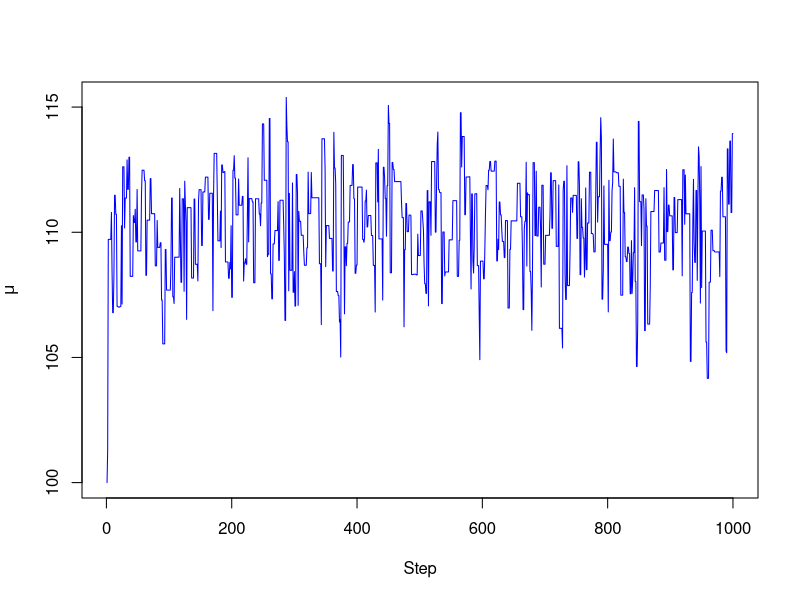
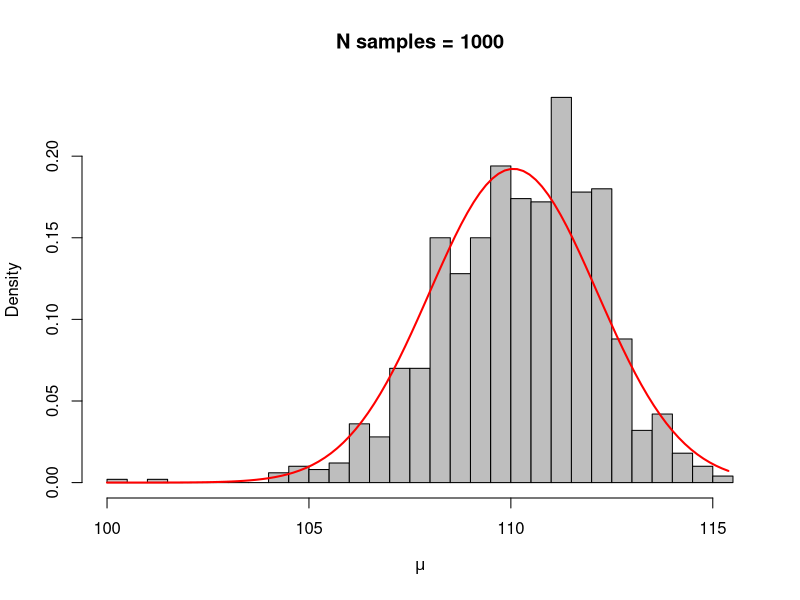
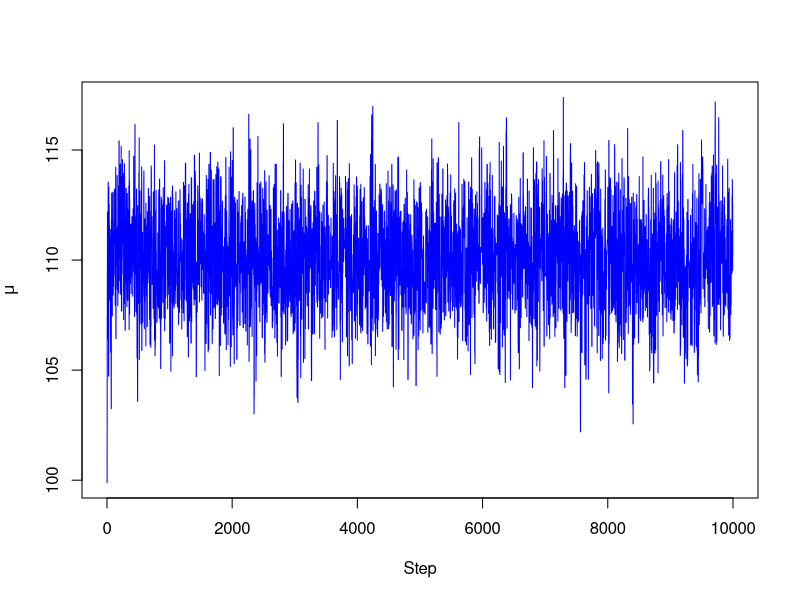
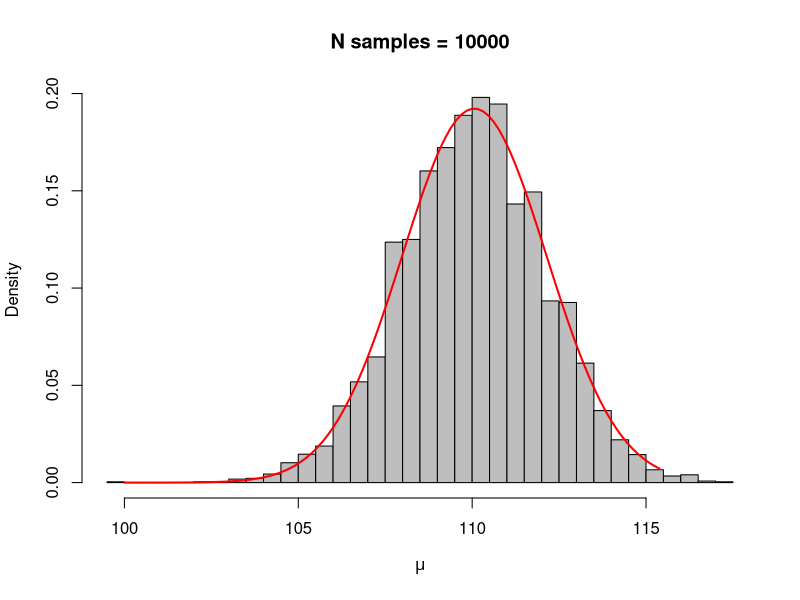
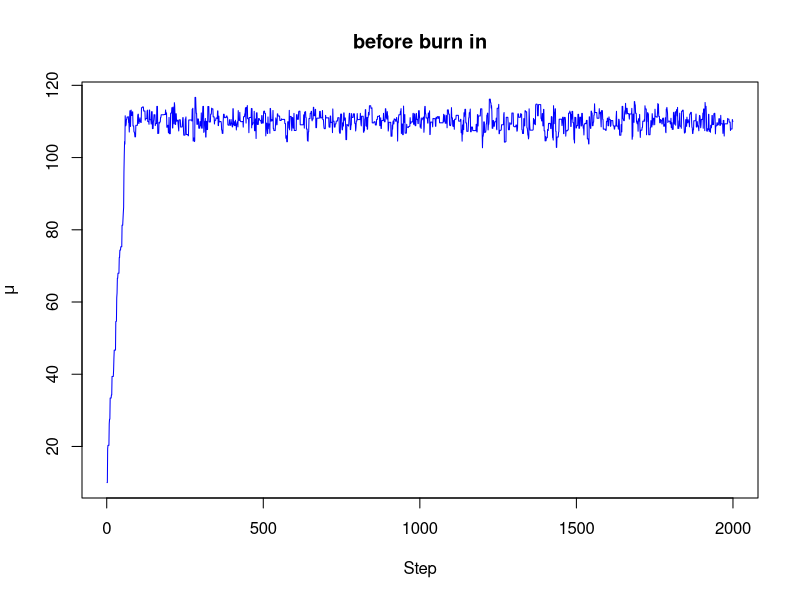
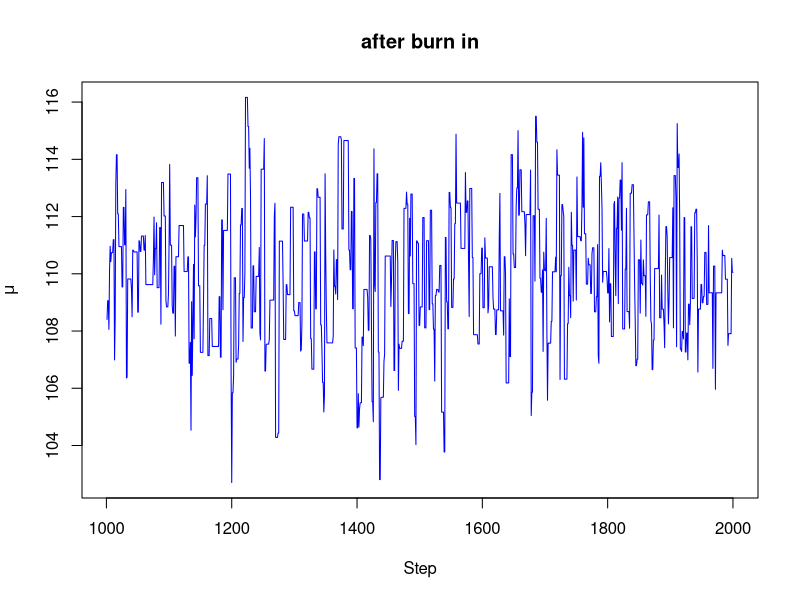
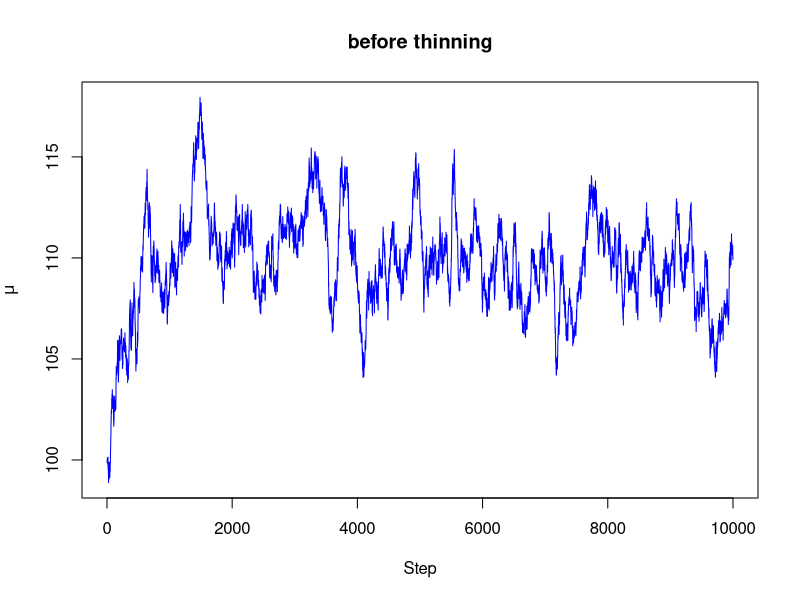
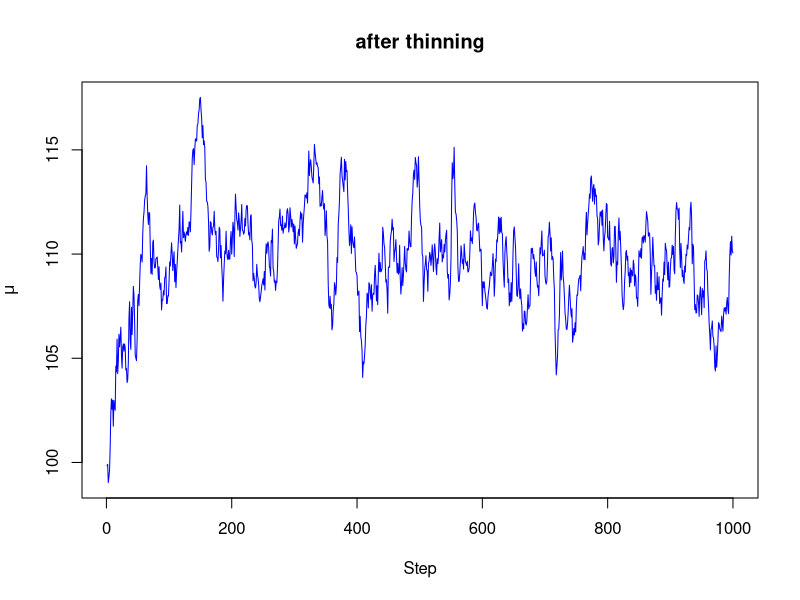

These charts were generated, in order, by the following R code:

# Example of the Metropolis algorithm 
# Estimating the mean of a normal distribution with known variance (15^2)
# and a normal(mu_prior, sigma_prior) prior distribution on the mean

#### FUNCTIONS ----

metropolis_iq <- function(y, prior_mean, prior_sd, proposal_sd = 5, n_samples = 1000, start = 100){
  # metropolis algorithm for estimating the mean of a normal distribution
  # with a known variance (15 like iq tests) and a normal prior distribution on the mean
  
  samples = rep(NA, n_samples) # create a vector to store our samples
  current_mu = start # set the current value of mu to the starting value (set by user)
  
  for (i in 1:n_samples){ # do the samples
    
    samples[i] = current_mu # store the current value of mu
    
    proposed_mu = rnorm(n = 1, mean = current_mu, sd = proposal_sd) # sample a proposed value of mu
    # the proposal distribution is itself normal and is centered on the current value with a modifyable
    # standard deviation (which determines how much the chain can move around)
    
    # calculate the posterior probabilities for the current and proposed value of mu
    # we do things on the log scale to minimize problems due to rounding
    f_current = dnorm(x = current_mu, mean = prior_mean, sd = prior_sd, log = T) + sum(dnorm(x = y, mean = current_mu, sd = 15, log = T))
    f_proposed = dnorm(x = proposed_mu, mean = prior_mean, sd = prior_sd, log = T) + sum(dnorm(x = y, mean = proposed_mu, sd = 15, log = T))
    
    # take the ratio and thus the probability of accepting the proposed move
    # as we are working on the log scale we subtract rather then divide
    p_accept = exp(min(f_proposed - f_current, 0)) # same as min(f_proposed/f_current, 1) on natural scale
    
    if (runif(n = 1, min = 0, max = 1) < p_accept){
      # if the random uniform value is smaller than p_accept set the proposed mu 
      # to the current mu for the next step
      current_mu = proposed_mu
    }
  }
  # return the vector of sampled values of mu
  return(samples)
}

posterior_quantities <- function(y, prior_mean, prior_sd, known_sd = 15){
  # for a normal likelihood with a known variance and normal prior on the mean
  # the posterior distribution is also normal
  # this function returns the mean and sd of the posterior distribution
  # for comparison with the results of the metropolis algorithm
  
  # details on the derivation can be found here: https://mcs.utm.utoronto.ca/~nosedal/sta313/sta313-normal-mean.pdf
  ybar = mean(y)
  n = length(y)
  
  prior_prec = 1/prior_sd^2
  lik_prec = n/known_sd^2
  
  post_prec = prior_prec + lik_prec
  post_sd = sqrt(1/post_prec)
  
  post_mu = prior_mean*(prior_prec/post_prec) + ybar*(lik_prec/post_prec)
  
  return(c(post_mu, post_sd))
}


#### START HERE ----

N = 50 # number of observations in the group
mu_real = 110 # the 'true' mean

set.seed(123)
Y = rnorm(N, mu_real, 15) # simulate data
prior_m = 100
prior_sd = 10

# run the algorithm
samples = metropolis_iq(y = Y, # data
                        # set the first 2 arguments above
                        prior_mean = prior_m, # prior mean on the unknown mean (mu) we are trying to estimate
                        prior_sd = prior_sd, # prior standard deviation on mu
                        proposal_sd = 5, # standard deviation of the proposal distribution
                        n_samples = 1000, # number of samples from the posterior that we want
                        start = 100) # starting value for mu

# plot the steps in the chain
plot(samples, xlab = "Step", ylab = bquote(mu), type="l", col="blue")

# plot the histogram
hist(samples, xlab = bquote(mu), main = paste0("N samples = ", length(samples)), col = "grey", breaks = 30, probability = T)

# calculate the exact form of the posterior to compare to the samples
post = posterior_quantities(y = Y, prior_mean = prior_m, prior_sd = prior_sd)
curve(dnorm(x, mean = post[1], sd = post[2]), from = min(samples), to = max(samples), col = "red", lwd = 2, add = T)

# run more samples to better approximate the posterior

more_samples = metropolis_iq(y = Y, 
                        prior_mean = prior_m, 
                        prior_sd = prior_sd,
                        proposal_sd = 5, 
                        n_samples = 10000, # instead of 1000
                        start = 100)

plot(more_samples, xlab = "Step", ylab = bquote(mu), type="l", col="blue")

# plot the histogram
hist(more_samples, xlab = bquote(mu), main = paste0("N samples = ", length(more_samples)), col = "grey", breaks = 30, probability = T)
curve(dnorm(x, mean = post[1], sd = post[2]), from = min(samples), to = max(samples), col = "red", lwd = 2, add = T)

# an example showing the need for burn in or warm up

burn_samples = metropolis_iq(y = Y, 
                             prior_mean = prior_m, 
                             prior_sd = prior_sd,
                             proposal_sd = 5, 
                             n_samples = 2000,
                             start = 10)

# the starting value can influence the first steps of the chain
plot(burn_samples, xlab = "Step", ylab = bquote(mu), type="l", col="blue", main="before burn in")

# so was can disgard some samples as a burn in period
plot(x = 1001:2000, burn_samples[1001:2000], xlab = "Step", ylab = bquote(mu), type="l", col="blue", main = "after burn in")

# an example of a chain with bad autocorrelation

autocor_samples = metropolis_iq(y = Y, 
                             prior_mean = prior_m, 
                             prior_sd = prior_sd,
                             proposal_sd = .25, # this means that each step in the chain will be smaller. Leading to more autocorrelation
                             n_samples = 10000,
                             start = 100)

plot(autocor_samples, xlab = "Step", ylab = bquote(mu), type="l", col="blue", main="before thinning")

K = 10 # what level of thinning should we use? We'll keep every K^th sample
thin_samples = autocor_samples[seq(0, 10000, by = K)]

plot(thin_samples, xlab = "Step", ylab = bquote(mu), type="l", col="blue", main="after thinning")

coda::autocorr.plot(coda::as.mcmc(autocor_samples, main="before thinning"))

coda::autocorr.plot(coda::as.mcmc(thin_samples, main="after thinning"))

